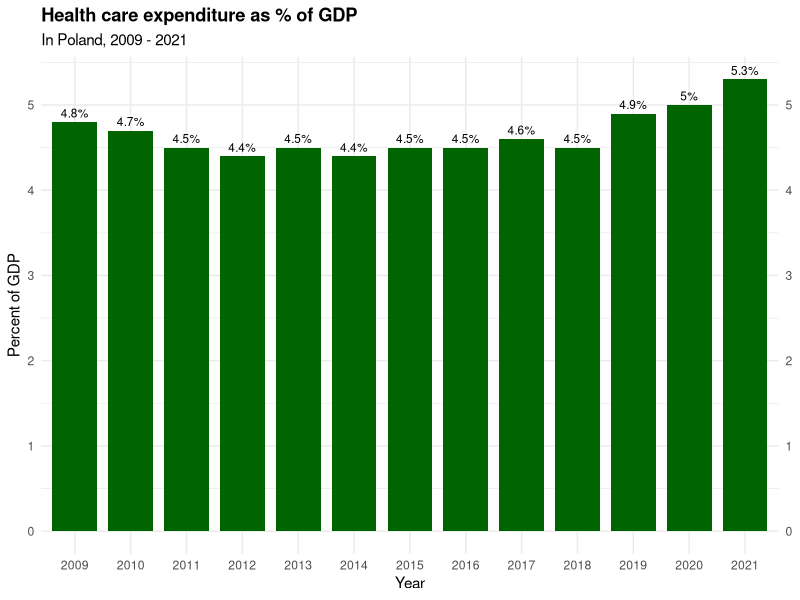

Source code (R):
## ---- chunk 1
table <- data.frame(
  Year = c(2009, 2010, 2011, 2012, 2013, 2014, 2015, 2016, 2017, 2018, 2019, 2020, 2021),
  Value = c(4.8, 4.7, 4.5, 4.4, 4.5, 4.4, 4.5, 4.5, 4.6, 4.5, 4.9, 5.0, 5.3)
)

table
## ---- chunk 2
library(ggplot2)
## ---- chunk 3
ggplot(table, aes(x = factor(Year), y = Value))+
  geom_bar(fill = "darkgreen", stat = "identity", width = 0.8)+
  scale_y_continuous(sec.axis = sec_axis(~., breaks = seq(0,6, by = 1)), 
                     breaks = seq(0,6, by = 1))+
  theme_minimal() +
  geom_text(aes(label = paste0(Value,"%")), vjust = -0.5, size = 3) +
  labs(title = "Health care expenditure as % of GDP", 
       subtitle = "In Poland, 2009 - 2021", x = "Year", y ="Percent of GDP") +
  theme(plot.title = element_text(
    face = "bold"
  ))
